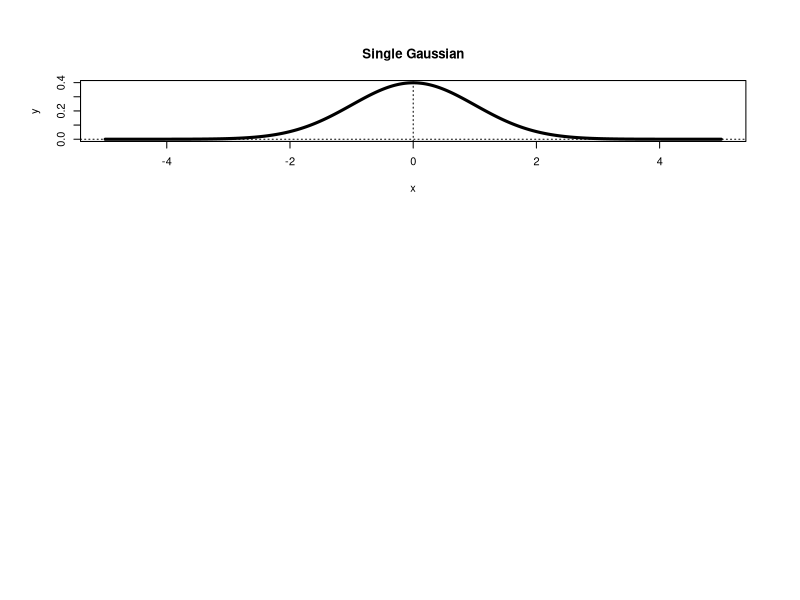

This figure's R source: (Note: this script raises an error after producing the figure.)
setwd("/Users/li11/myGit/FRCompete/mixtureModels/output/")
# efg, 23 Aug 2006
# Study single Gaussian

pdf("SingleGaussian.pdf", width=8.0, height=10.0)

# Here P is the same as dnorm (probability density function for normal
# distribution), but other functions could be tried here.
P <- function(x, mean, sd)
{
  variance <- sd^2
  exp(-(x-mean)^2/(2*variance)) / sqrt(2*pi*variance)
}

B <- function (x, f0, alpha, k)
{
  if (f0 == "SN"){
    ((1+alpha*(x^2))/(1+alpha*k))*P(x, 0.0, 1.0)
  }
}
# integrate(P, -1, 1, mean=0, sd=1) is same as integrate(dnorm, -1, 1, mean=0, sd=1)
# integrate(P,-5,5, mean=0, sd=1)   # should be close to 1.0

# Find "peaks" in array.
# R equivalent of Splus peaks() function.
# http://finzi.psych.upenn.edu/R/Rhelp02a/archive/33097.html
# (see efg's posting to R-Help on 8 Feb 2007 about problem with ties.)
#
# peaks(c(1,4,4,1,6,1,5,1,1),3)
# [1] FALSE FALSE  TRUE FALSE  TRUE FALSE  TRUE

peaks <- function(series,span=3)
{
  z <- embed(series, span)
  s <- span%/%2
  v <- max.col(z, "first") == 1 + s   # take first if a tie
  result <- c(rep(FALSE,s),v)
  result <- result[1:(length(result)-s)]
  result
}


# First derivative.  Adjust x values to be center of interval.
# Spacing of x-points need not be uniform
Deriv1 <- function(x,y)
{
  y.prime <- diff(y) / diff(x)
  x.prime <- x[-length(x)] + diff(x)/2
  list(x = x.prime,
       y = y.prime)
}

# "Centered" 2nd-derivative. Spacing of x-points assumed to be uniform.
Deriv2 <- function(x,y)
{
  h <- x[2] - x[1]
  Range <- 2:(length(x)-1)  # Drop first and last points
  list(x = x[Range],
       y = (y[Range+1] - 2*y[Range] + y[Range-1]) / h^2)
}


# Setup test Gaussian with mean 0.0 and standard deviation 1.0
Delta <- 0.01
x <- seq(-5,5, by=Delta)
y <- P(x, 0.0, 1.0)

par(mfrow=c(3,1), oma=c(2,2,2,2))

##### Gaussian
plot(x,y, type="l", lwd=3,
     main="Single Gaussian",
     xlab="x", ylab="y")
abline(h=0, v=0, lty="dotted")


##### Gaussian
plot(x,Z, type="l", lwd=3,
     main="Single Gaussian",
     xlab="x", ylab="z")
abline(h=0, v=0, lty="dotted")
##### 1st Derivative
# According to Abramowitz & Stegun, inflection points are at +/- sigma.
derivative1 <- Deriv1(x,y)

plot(derivative1$x,derivative1$y, type="l",
     main="1st Derivative", xlab="x", ylab="y'")
abline(h=0, v=0, lty="dotted")

peaks.Deriv1   <- peaks( derivative1$y, span=3)
valleys.Deriv1 <- peaks(-derivative1$y, span=3)

points( derivative1$x[peaks.Deriv1], derivative1$y[peaks.Deriv1],
        pch=19, col="red")
points( derivative1$x[valleys.Deriv1], derivative1$y[valleys.Deriv1],
        pch=19, col="blue")

# Approximate location of peak and valley
derivative1$x[peaks.Deriv1]
derivative1$x[valleys.Deriv1]

s.approx <- (derivative1$x[valleys.Deriv1][1] - derivative1$x[peaks.Deriv1][1])/2
s.approx

#### 2nd Derivative
derivative2 <- Deriv2(x,y)

plot(derivative2$x,derivative2$y, type="l",
     main="2nd Derivative", xlab="x", ylab="y''")
abline(h=0, v=0, lty="dotted")

peaks.Deriv2   <- peaks( derivative2$y, span=3)
valleys.Deriv2 <- peaks(-derivative2$y, span=3)

points( derivative2$x[peaks.Deriv2], derivative2$y[peaks.Deriv2],
        pch=19, col="red")
points( derivative2$x[valleys.Deriv2], derivative2$y[valleys.Deriv2],
        pch=19, col="blue")

# Approximate location of mean of normal distribution:
derivative2$x[valleys.Deriv2]
derivative2$y[valleys.Deriv2]

mu.approx <-  derivative2$x[valleys.Deriv2]
mu.approx

# Peaks
derivative2$x[peaks.Deriv2]
derivative2$y[peaks.Deriv2]

mtext("U:/efg/lab/R/2006/MixturesOfDistributions/SingleGaussian.R",
      BOTTOM<-1, cex=0.8, adj=0.0, outer=TRUE)

# Fit distribution
# STUPID package:  cannot solve "exact case" without error.
# MUST have noise in data.
#fit1 <- nls(y ~ (a/b)*exp(-(x-c)^2/(2*b^2)),
#  start=list(a=1/sqrt(2*pi*s.approx^2), b=s.approx, c=mu.approx),
#  trace=TRUE)

# add small random noise (in general, how much noise is "enough"?)
set.seed(17)
y <- y + rnorm(length(y), 1E-3, 1E-4)
fit2 <- nls(y ~ (a/b)*exp(-(x-c)^2/(2*b^2)),
            start=list(a=1/sqrt(2*pi*s.approx^2), b=s.approx, c=mu.approx),
            control=nls.control(tol=1E-5, minFactor=1/1024),
            trace=TRUE)
fit2

1/sqrt(2*pi)


# Crude approximations
#derivative3 <- Deriv2(derivative1$x, derivative1$y)
#plot(derivative3$x,derivative3$y, type="l",
#  main="3rd Derivative", xlab="x", ylab="y''")
#abline(h=0, v=0, lty="dotted")
#
#derivative4 <- Deriv2(derivative2$x, derivative2$y)
#plot(derivative4$x,derivative4$y, type="l",
#  main="4th Derivative", xlab="x", ylab="y''")
#abline(h=0, v=0, lty="dotted")

dev.off()